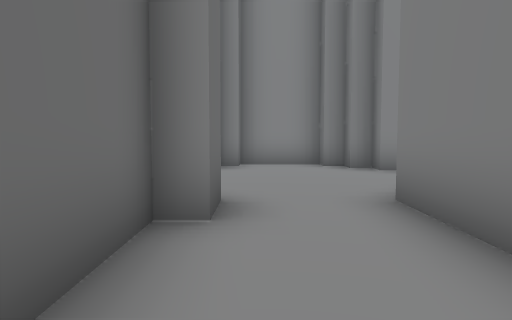
[1] (above)

24 first-person views from a walk through a 3-D level made in the Unity game engine. The camera is 1.5 m above the floor, tilts 4° down and sees 70° across. The floor is counted in squares, 2 m on a side. Each view is taken from the middle of a square. On the plan, view 1 faces up. The plan holds only what a view shows up to about 11 squares ahead; the rest is blank. The place goes on beyond the plan. Some trees and plants on the terrain are drawn as simple stand-ins. The player is left out.

[2]
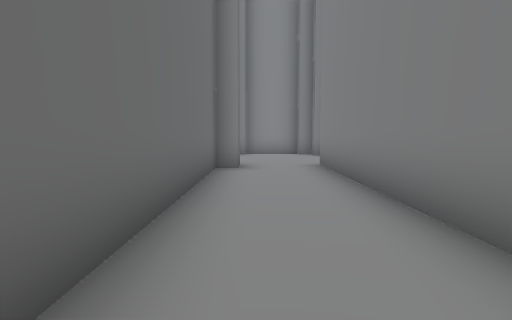

[3]
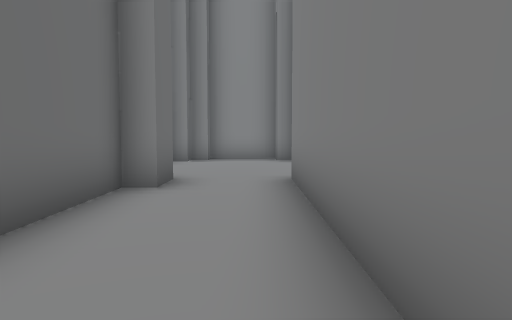

[4]
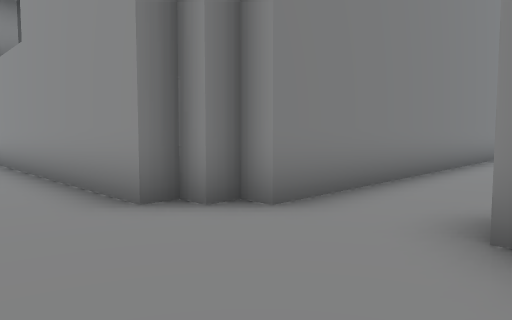

[5]
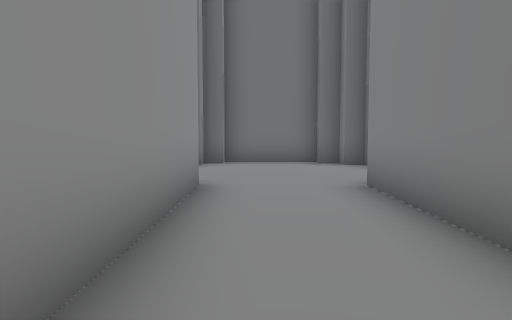

[6]
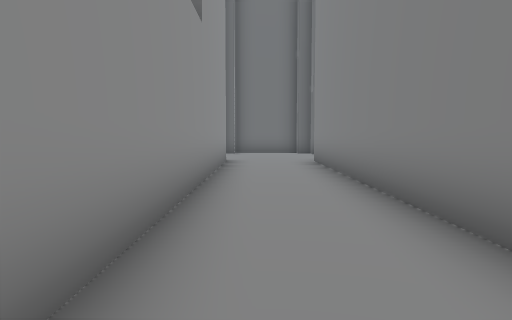

[7]
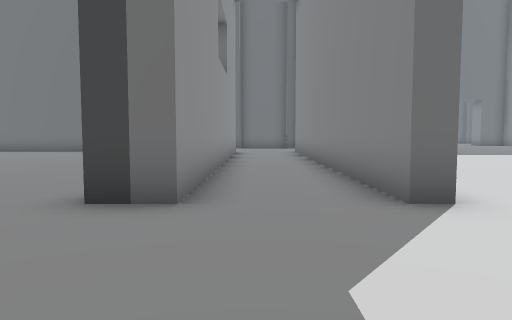

[8]
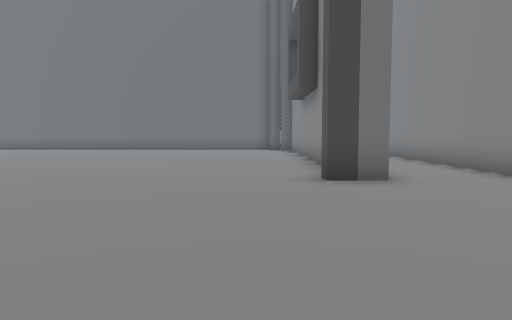

[9]
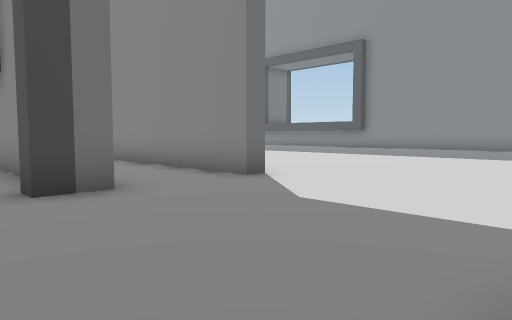

[10]
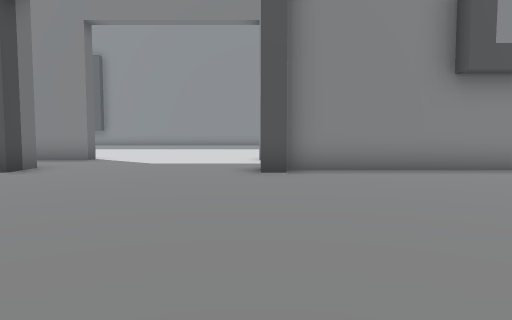

[11]
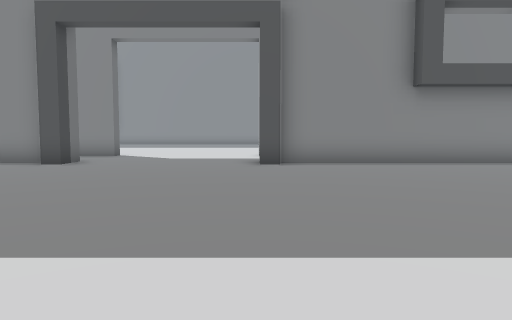

[12]
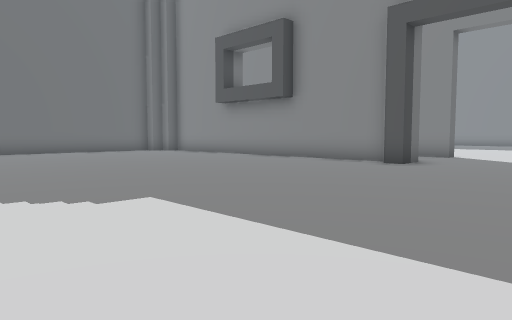

[13]
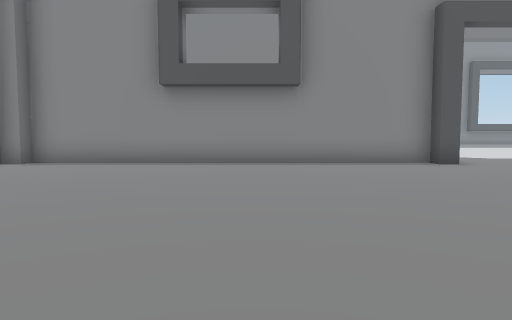

[14]
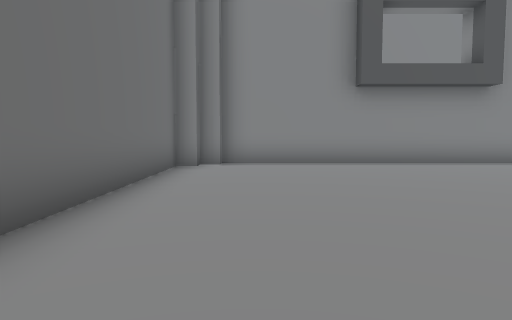

[15]
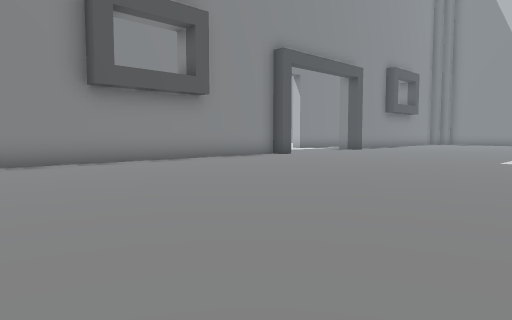

[16]
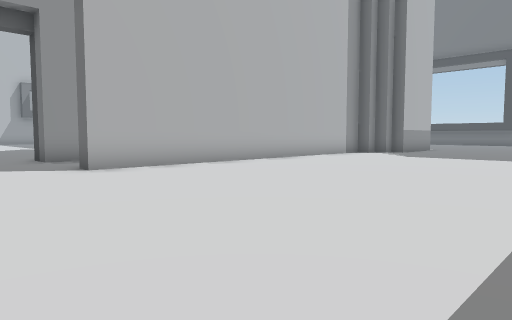

[17]
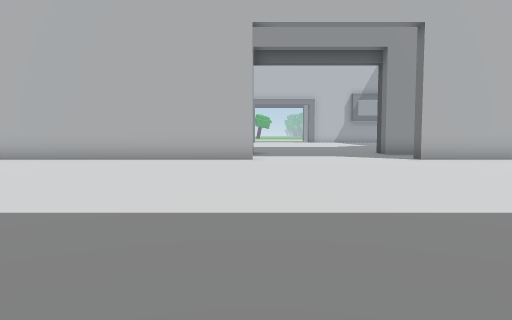

[18]
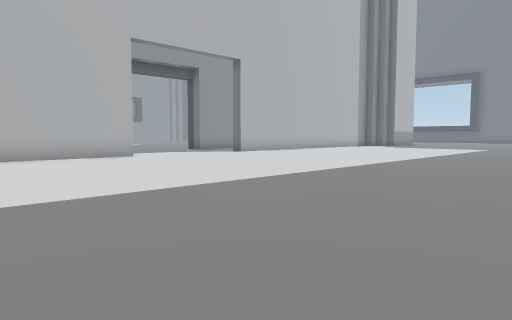

[19]
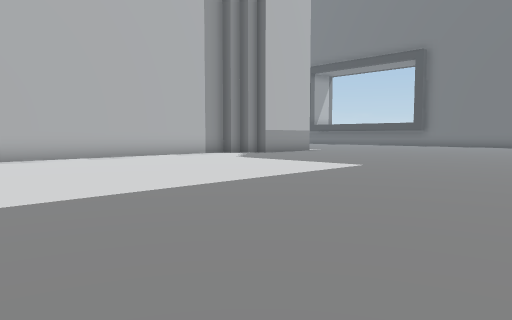

[20]
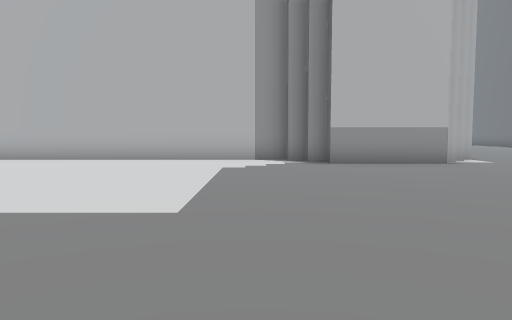

[21]
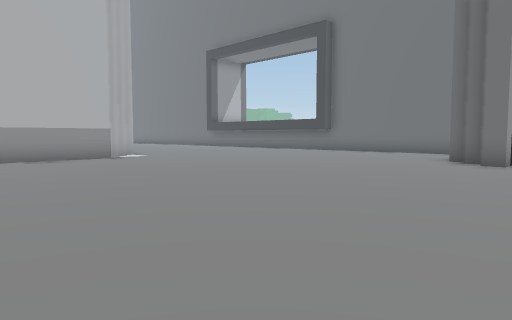

[22]
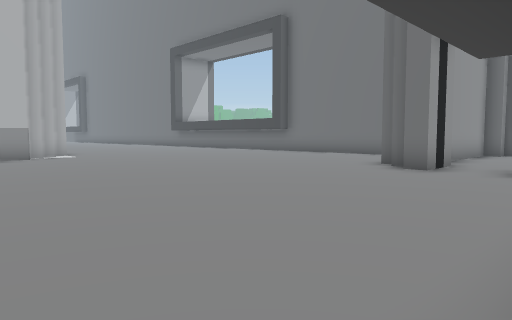

[23]
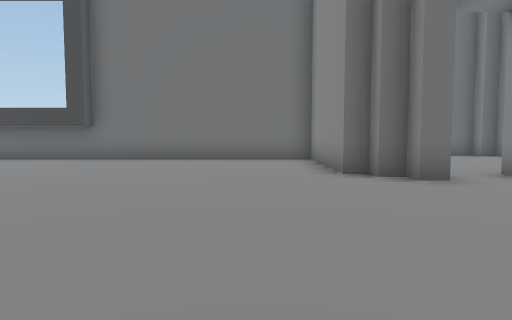

[24]
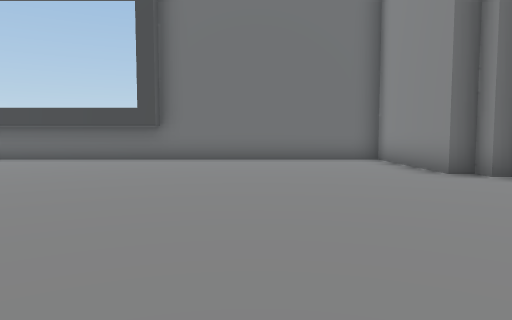

### Floor plan
Points are (right, up) in squares from view 1. A wall is a line through its corners. A room is listed if a view was taken in it or the views show most of it. See-through windows are left out.
Room 1 (views 1, 2, 3, 4)
walls: (-0.9, 3.1) (-0.9, -3.9); (-0.4, 4.2) (-0.4, 3.1); (-1.4, 5.2) (-1.4, 4.6) (-0.9, 4.6); (-1.9, 7.7) (-1.9, 5.2); (2.6, 7.7) (2.6, 8.2) (2.1, 8.2) (2.1, 8.7) (1.6, 8.7); (-0.4, 8.7) (-0.9, 8.7) (-0.9, 8.2) (-1.4, 8.2) (-1.4, 7.7); (1.6, 9.1) (-0.5, 9.1); (1.6, -5.4) (1.6, 4.1) (2.1, 4.1) (2.1, 4.6) (2.6, 4.6) (2.6, 5.2)
ways out: opening at (2, 6.5) to room 2
Room 2 (views 5, 6, 7, 8, 9, 10, 11, 12, 13, 14, 15, 16, 17, 18, 19, 20, 21, 22, 23, 24)
walls: (3, 8.2) (14.1, 8.2) (14.1, 7.7) (2.6, 7.7); (2.5, 8.7) (3.1, 8.7); (2.6, 5.2) (14.1, 5.2) (14.1, 4.2) (13.6, 4.2) (13.6, 4.6) (3.1, 4.6) (3.1, 4.2) (2.6, 4.2) (2.6, 3.6); (2.1, 3.6) (2.1, -2.4); (-1, 9.7) (2.1, 9.7) (2.1, 9.2) (2.6, 9.2); (19, 8.2) (25.5, 8.2); (19.6, 4.2) (19, 4.2); (25.5, 4.6) (19.6, 4.6); (-7.5, 19.2) (-5.9, 19.2) (-5.9, 18.7) (-6.4, 18.7) (-6.4, 18.2) (-6.9, 18.2) (-6.9, 17.7) (-10.9, 17.7) (-10.9, 6.2)
ways out: opening at (2, 6.5) to room 1; opening at (-6.5, 20)

Where each view was taken, in squares from view 1:
view 1: 0 up, 0 right, facing up
view 2: 5 down, 0 right, facing up
view 3: 2 down, 1 right, facing up
view 4: 7 up, 1 left, facing down-right
view 5: 6 up, 8 right, facing left
view 6: 6 up, 13 right, facing left
view 7: 6 up, 18 right, facing left
view 8: 3 up, 20 right, facing left
view 9: 3 up, 19 right, facing up-left
view 10: 3 down, 19 right, facing up
view 11: 5 down, 19 right, facing up
view 12: 5 down, 18 right, facing up-left
view 13: 5 down, 9 right, facing up
view 14: 5 down, 4 right, facing up
view 15: 5 down, 3 right, facing up-right
view 16: 16 up, 17 right, facing down-left
view 17: 19 up, 19 right, facing down
view 18: 20 up, 25 right, facing down-left
view 19: 20 up, 13 right, facing down-left
view 20: 19 up, 4 right, facing down
view 21: 21 up, 4 right, facing down-left
view 22: 22 up, 2 right, facing down-left
view 23: 16 up, 0 right, facing left
view 24: 14 up, 0 right, facing left
